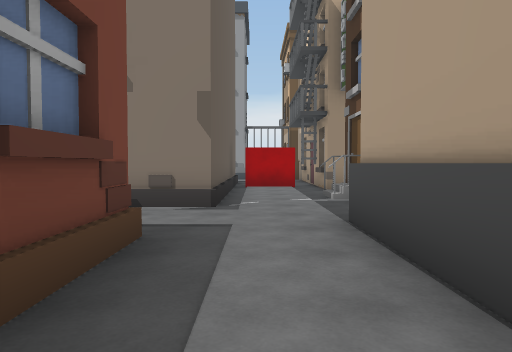
[1] (above)

22 first-person views from a walk through a Unity game level. The camera is 1.3 m above the floor, tilts 2° down and sees 70° across. The floor is counted in squares, 2 m on a side. Each view is taken from the middle of a square. On the plan, view 1 faces up. The plan holds only what a view shows up to about 11 squares ahead; the rest is blank. The place goes on beyond the plan. The player character is not drawn. Door leaves are left out, so doorways stand open.

[2]
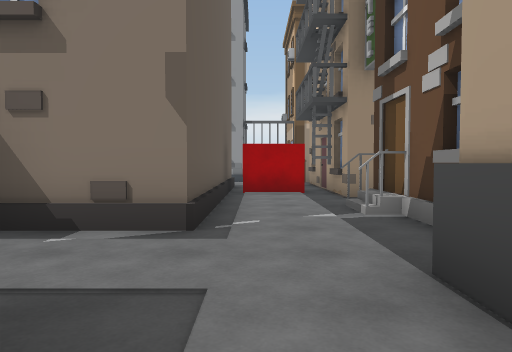

[3]
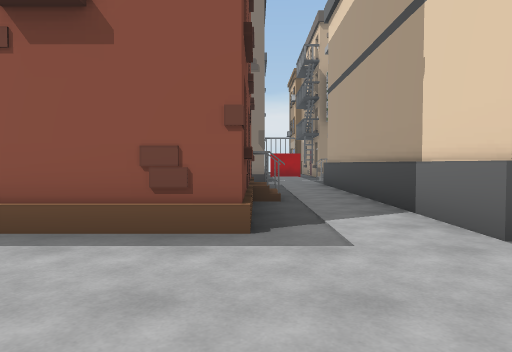

[4]
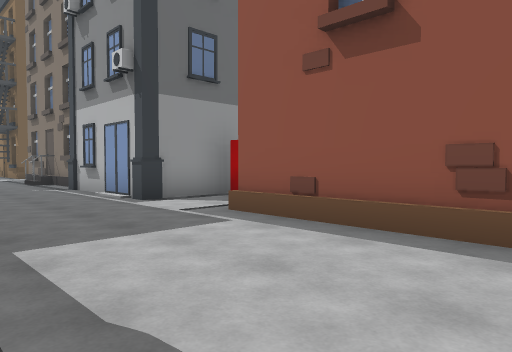

[5]
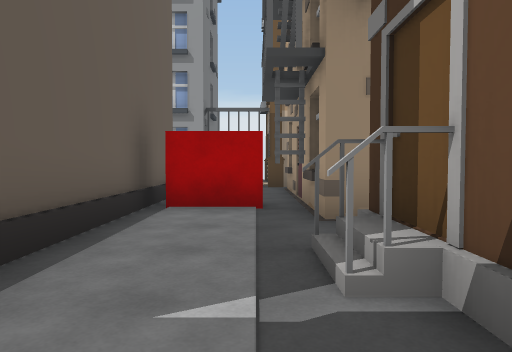

[6]
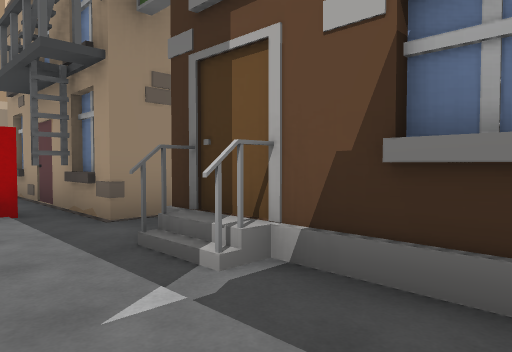

[7]
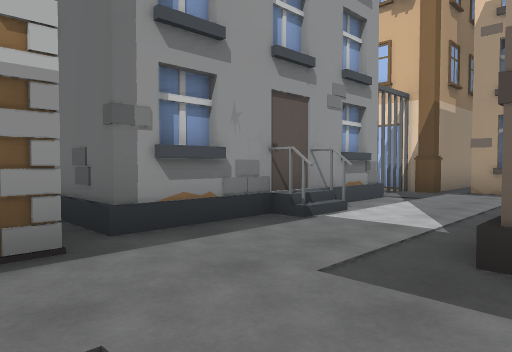

[8]
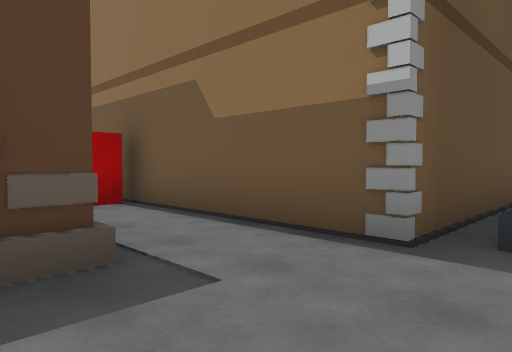

[9]
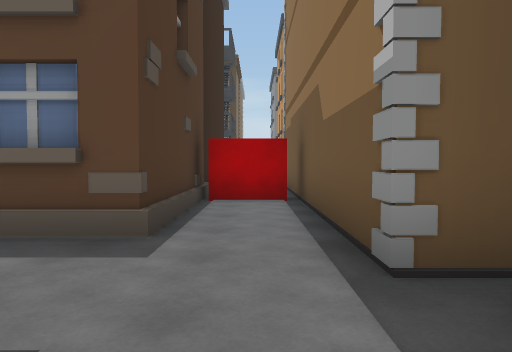

[10]
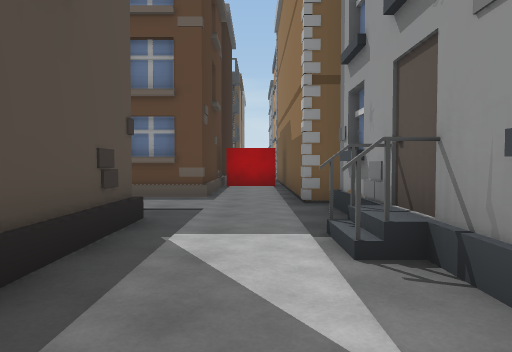

[11]
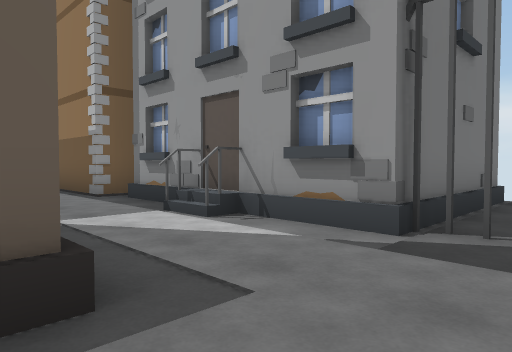

[12]
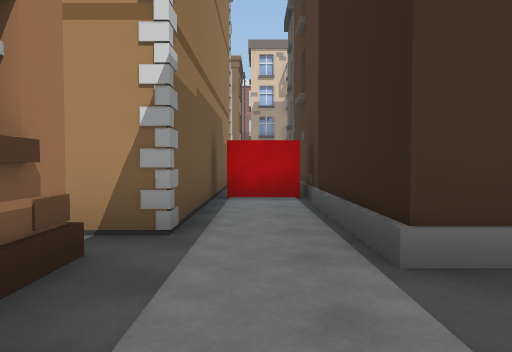

[13]
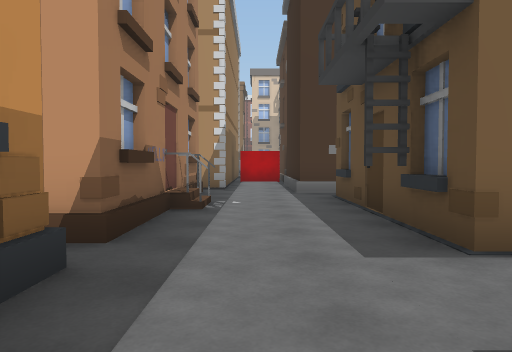

[14]
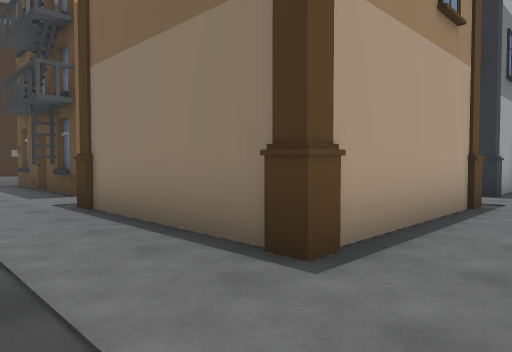

[15]
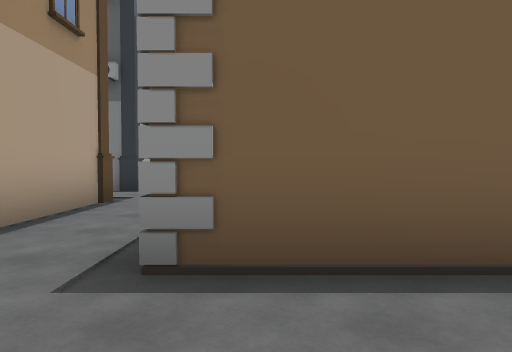

[16]
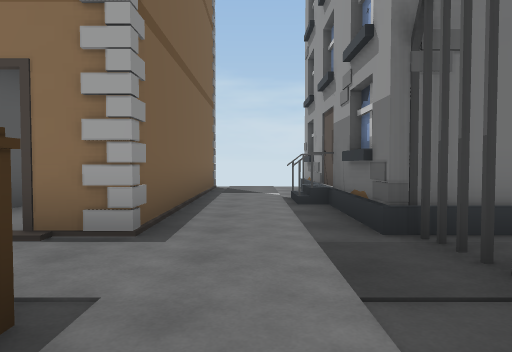

[17]
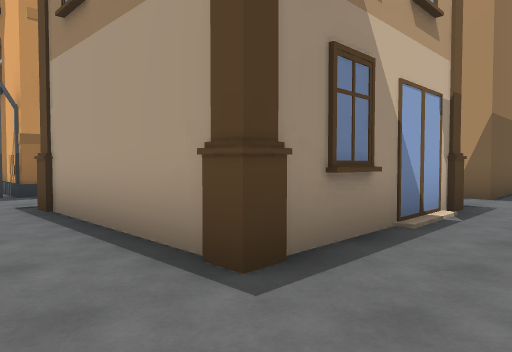

[18]
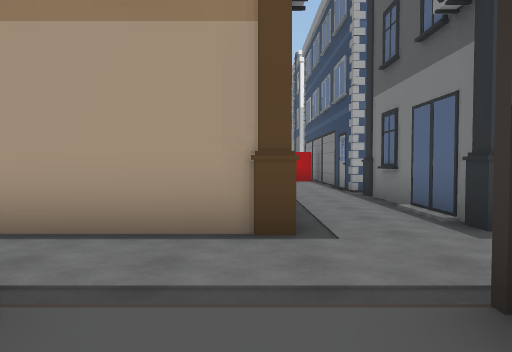

[19]
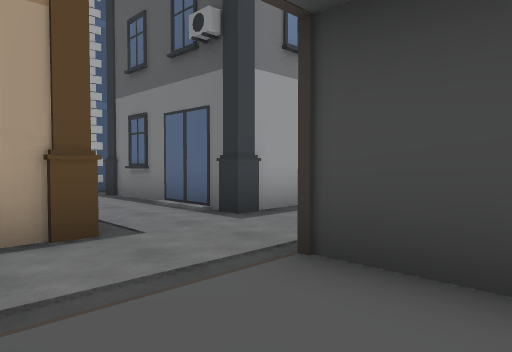

[20]
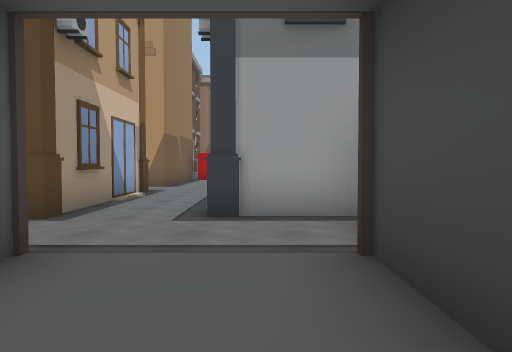

[21]
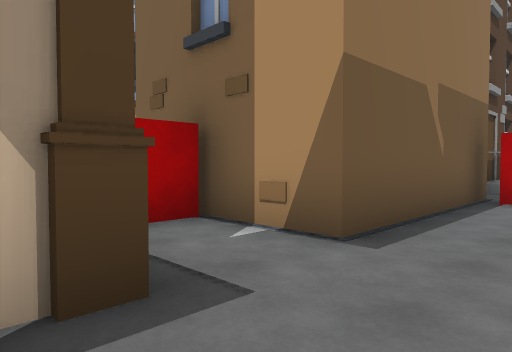

[22]
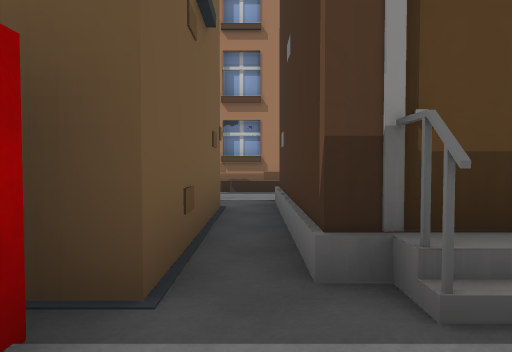

### Floor plan
Key: @ floor where view 1 was taken; # wall or solid block; x gap in a wall; . floor; / step, stairs or slope; D open door; O other object.
Columns run from 32 left of view 1 to 2 right of it. Each row starts with its distance up from view 1.
 17   #  #                    ##   #OO
 16   ##O#     ##  ##.#       .#   OOO#
 15 O......OO....OO...########O/////.OO
 14 .....................#............#
 13 ####.####O..O....########.........#
 12    D.#    .####O.#      #...####..#
 11  ##D.#    ##  ##.#      #      ##x#
 10  ....##  ..#   #.#             #..O
  9  ....O###O.#####.##            #...
  8  ##............#..             #..#
  7  ............   .              #..#
  6 .....#####O                  ###..#
  5  ###x#                        ....#
  4                               ...O
  3                                O.O
  2                                O.O
  1                                /.O
  0                                 @O
 -1                                ..O
 -2                          ##    O.O
 -3                    #O    #..###O.O
 -4                    ...##.O.......O
 -5                    ...............
 -6                        ..........
 -7                             ....

Where each view was taken, in squares from view 1:
view 1: 0 up, 0 right, facing up
view 2: 2 up, 0 right, facing up
view 3: 7 down, 1 left, facing up
view 4: 7 down, 1 left, facing up-left
view 5: 5 up, 1 right, facing up
view 6: 5 up, 0 right, facing up-right
view 7: 12 up, 7 left, facing up-right
view 8: 12 up, 5 left, facing up-left
view 9: 14 up, 4 left, facing left
view 10: 14 up, 0 right, facing left
view 11: 12 up, 1 right, facing up-left
view 12: 14 up, 18 left, facing right
view 13: 14 up, 24 left, facing right
view 14: 15 up, 29 left, facing down-right
view 15: 15 up, 30 left, facing down
view 16: 14 up, 26 left, facing left
view 17: 7 up, 29 left, facing up-right
view 18: 9 up, 31 left, facing right
view 19: 10 up, 31 left, facing down-right
view 20: 6 up, 32 left, facing right
view 21: 7 up, 24 left, facing up-right
view 22: 7 up, 16 left, facing up
